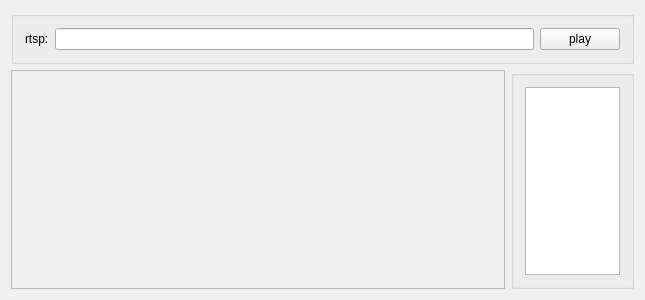
<?xml version="1.0" encoding="UTF-8"?>
<ui version="4.0">
 <class>Widget</class>
 <widget class="QWidget" name="Widget">
  <property name="geometry">
   <rect>
    <x>0</x>
    <y>0</y>
    <width>645</width>
    <height>300</height>
   </rect>
  </property>
  <property name="windowTitle">
   <string>Widget</string>
  </property>
  <layout class="QGridLayout" name="gridLayout">
   <item row="0" column="0">
    <widget class="QGroupBox" name="toolGroup">
     <property name="title">
      <string/>
     </property>
     <layout class="QHBoxLayout" name="horizontalLayout_3">
      <item>
       <widget class="QLabel" name="rtsp">
        <property name="text">
         <string>rtsp:</string>
        </property>
       </widget>
      </item>
      <item>
       <widget class="QLineEdit" name="lineEdit"/>
      </item>
      <item>
       <widget class="QPushButton" name="pushButton">
        <property name="text">
         <string>play</string>
        </property>
       </widget>
      </item>
     </layout>
    </widget>
   </item>
   <item row="1" column="0">
    <layout class="QHBoxLayout" name="horizontalLayout" stretch="8,2">
     <item>
      <widget class="QFrame" name="frame">
       <property name="frameShape">
        <enum>QFrame::StyledPanel</enum>
       </property>
       <property name="frameShadow">
        <enum>QFrame::Raised</enum>
       </property>
       <property name="lineWidth">
        <number>1</number>
       </property>
      </widget>
     </item>
     <item>
      <widget class="QGroupBox" name="groupBox">
       <property name="title">
        <string/>
       </property>
       <layout class="QGridLayout" name="gridLayout_2">
        <item row="0" column="1">
         <widget class="QListWidget" name="listWidget"/>
        </item>
       </layout>
      </widget>
     </item>
    </layout>
   </item>
  </layout>
 </widget>
 <layoutdefault spacing="6" margin="11"/>
 <resources/>
 <connections/>
</ui>
